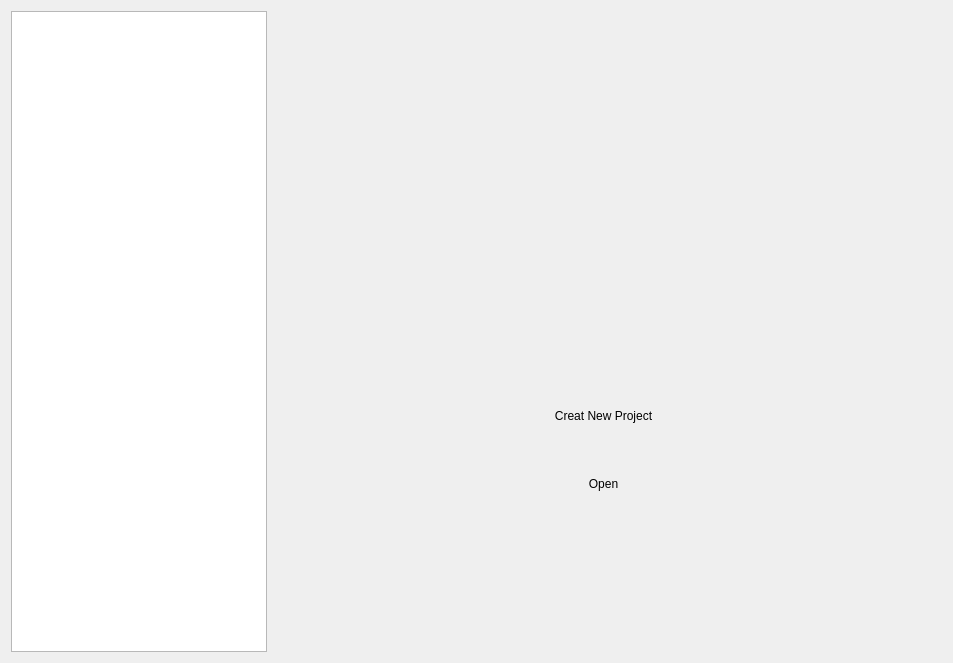
<?xml version="1.0" encoding="UTF-8"?>
<ui version="4.0">
 <class>Dialog</class>
 <widget class="QDialog" name="Dialog">
  <property name="geometry">
   <rect>
    <x>0</x>
    <y>0</y>
    <width>953</width>
    <height>663</height>
   </rect>
  </property>
  <property name="windowTitle">
   <string>Welcome</string>
  </property>
  <layout class="QVBoxLayout" name="verticalLayout">
   <item>
    <layout class="QHBoxLayout" name="horizontalLayout">
     <item>
      <widget class="QListWidget" name="listWidget">
       <property name="sizePolicy">
        <sizepolicy hsizetype="Fixed" vsizetype="Expanding">
         <horstretch>0</horstretch>
         <verstretch>0</verstretch>
        </sizepolicy>
       </property>
      </widget>
     </item>
     <item>
      <layout class="QVBoxLayout" name="verticalLayout_2">
       <item>
        <widget class="QLabel" name="label">
         <property name="text">
          <string/>
         </property>
         <property name="pixmap">
          <pixmap>../../resource/quill-drawing-a-line.svg</pixmap>
         </property>
         <property name="alignment">
          <set>Qt::AlignCenter</set>
         </property>
        </widget>
       </item>
       <item>
        <widget class="QWidget" name="widget" native="true">
         <widget class="QWidget" name="verticalLayoutWidget_2">
          <property name="geometry">
           <rect>
            <x>250</x>
            <y>30</y>
            <width>161</width>
            <height>171</height>
           </rect>
          </property>
          <layout class="QVBoxLayout" name="verticalLayout_3">
           <item>
            <widget class="QPushButton" name="push_button_create">
             <property name="text">
              <string>Creat New Project</string>
             </property>
             <property name="icon">
              <iconset>
               <normaloff>../../resource/add-24px.svg</normaloff>../../resource/add-24px.svg</iconset>
             </property>
             <property name="flat">
              <bool>true</bool>
             </property>
            </widget>
           </item>
           <item>
            <widget class="QPushButton" name="push_button_open">
             <property name="text">
              <string>Open</string>
             </property>
             <property name="icon">
              <iconset>
               <normaloff>../../resource/folder_open-24px.svg</normaloff>../../resource/folder_open-24px.svg</iconset>
             </property>
             <property name="default">
              <bool>false</bool>
             </property>
             <property name="flat">
              <bool>true</bool>
             </property>
            </widget>
           </item>
          </layout>
         </widget>
        </widget>
       </item>
      </layout>
     </item>
    </layout>
   </item>
  </layout>
 </widget>
 <resources/>
 <connections/>
</ui>
